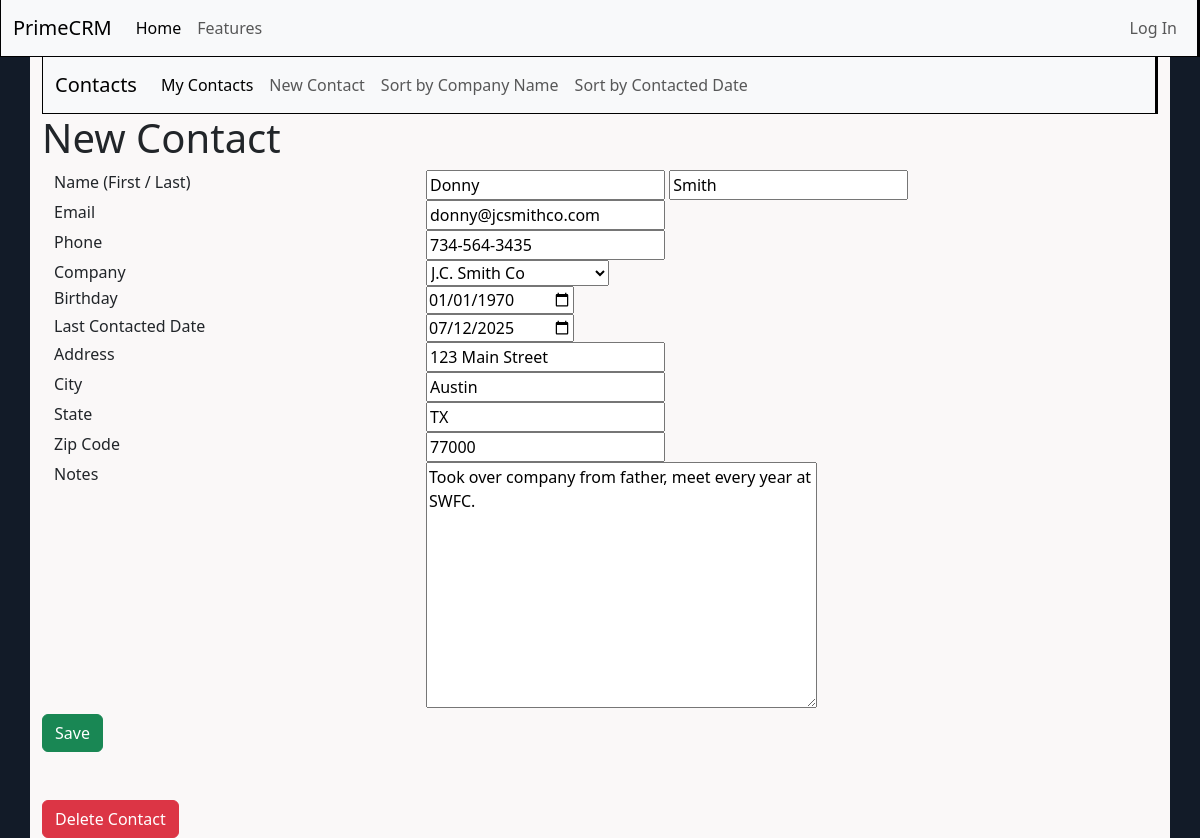
Screenshot of /crm/contacts/1/edit with the database file from the repository.
### crm/models.py (models this page shows, shortened)
class Contact(models.Model):
    firstname = models.CharField(max_length=100)
    lastname = models.CharField(max_length=100)
    phone = models.CharField(max_length=50, blank=True, null=True)
    email = models.EmailField(unique=True)
    company = models.ForeignKey(Company, on_delete=models.CASCADE)
    birthday = models.DateField(auto_now=False, auto_now_add=False)
    lastcontactdate = models.DateField(auto_now=False, auto_now_add=False)
    notes = models.TextField()
    addressLineOne = models.CharField(max_length=100, blank=True, null=True)
    city = models.CharField(max_length=50, blank=True, null=True)
    stateProv = models.CharField(max_length=50, blank=True, null=True)
    zipcode = models.CharField(max_length=20, blank=True, null=True)
    author = models.ForeignKey(User, on_delete=models.CASCADE, null=True, blank=True)

### crm/views.py (the view)
# urls.py: path("contacts/<int:pk>/edit", views.ContactEdit.as_view(), name = "contactedit"),
class ContactEdit(UpdateView):
    template_name = "crm/contactedit.html"
    model = Contact
    fields = [
        "firstname", "lastname", "phone", "email", "company", "birthday", "lastcontactdate", "notes", "addressLineOne", "city", "stateProv", "zipcode"
    ]

### crm/models.py (called while the page is built)
    def __str__(self):
        return self.name

### templates/crm/contactedit.html (shortened to what this page needs)
{% extends 'base.html' %}
{% block content %}
{% include 'crm/contactnavbar.html' %}
<h1> New Contact</h1>
<form method="POST">
<div class="container">
  <div class="row">
    <div class="col-4"> Name (First / Last) </div>
    <div class="col-8"> {{form.firstname}} {{form.lastname}}  </div>
    <div class="col-4"> Email  </div>
    <div class="col-8"> {{form.email}} </div>
    <div class="col-4"> Phone  </div>
    <div class="col-8"> {{form.phone}}  </div>
    <div class="col-4"> Company  </div>
    <div class="col-8"> {{form.company}}  </div>
    <div class="col-4"> Birthday  </div>
    <div class="col-8"> <input type="date" name="birthday" id="id_birthday" value="{{contact.birthday|date:'Y-m-d'}}" required> </div>
    <div class="col-4"> Last Contacted Date  </div>
    <div class="col-8"> <input type="date" name = "lastcontactdate" id= "id_lastcontactdate" value="{{contact.lastcontactdate|date:'Y-m-d'}}" > </div>
    <div class="col-4"> Address  </div>
    <div class="col-8"> {{form.addressLineOne}} </div>
    <div class="col-4"> City</div>
    <div class="col-8"> {{form.city}} </div>
    <div class="col-4"> State </div>
    <div class="col-8"> {{form.stateProv}} </div>
    <div class="col-4"> Zip Code </div>
    <div class="col-8"> {{form.zipcode}} </div>
    <div class="col-4"> Notes  </div>
    <div class="col-8"> {{form.notes}} </div>
  </div>
</div>
    <input type="submit" class="btn btn-success" value="Save">
</form>
<br> <br>
 <a href="{% url 'contact_delete' contact.id %}" class="btn btn-danger"> Delete Contact</a>
{% endblock content %}

### static/css/base.css (style rules this page uses)
body { background-color: #121b28 }
.container { background-color: rgb(250, 248, 248) }

### rows the page displays
Contact: firstname "Donny", lastname "Smith", email "donny@jcsmithco.com", phone "734-564-3435", company "J.C. Smith Co", birthday "01/01/1970", lastcontactdate "07/12/2025", addressLineOne "123 Main Street", city "Austin", stateProv "TX", zipcode "77000", notes "Took over company from father, meet every year at SWFC."
